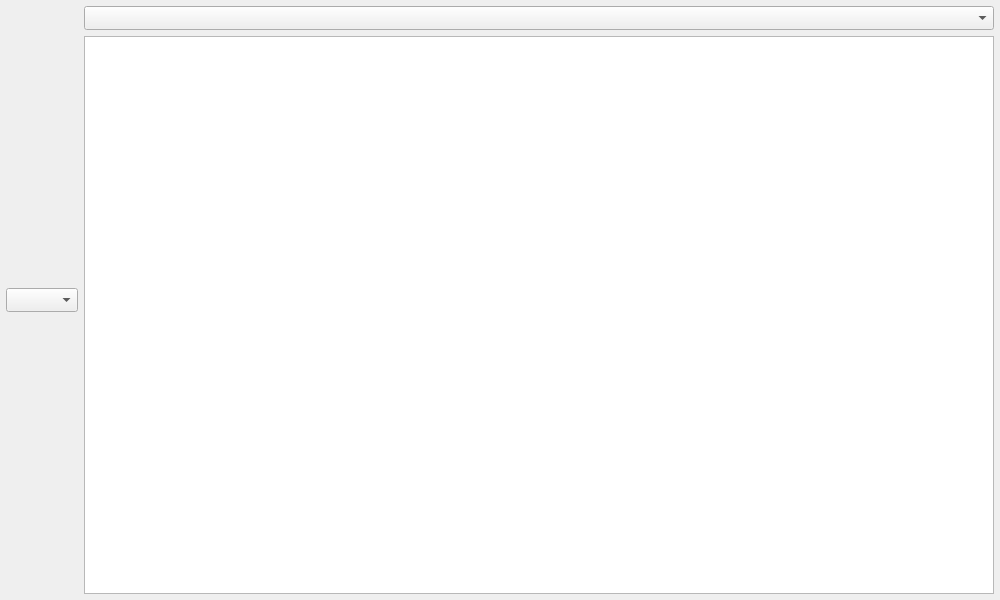
<?xml version="1.0" encoding="UTF-8"?>
<ui version="4.0">
 <class>MainWindow</class>
 <widget class="QMainWindow" name="MainWindow">
  <property name="geometry">
   <rect>
    <x>0</x>
    <y>0</y>
    <width>1000</width>
    <height>600</height>
   </rect>
  </property>
  <property name="windowTitle">
   <string>Shin Translator</string>
  </property>
  <property name="styleSheet">
   <string notr="true">
       QPushButton, QComboBox
       {
       padding-top: 3px;
       padding-bottom: 3px;
       padding-right: 5px;
       padding-left: 5px;
       text-align: left;
       }
     </string>
  </property>
  <widget class="QWidget" name="centralWidget">
   <layout class="QHBoxLayout">
    <item>
     <widget class="QFrame" name="processFrame">
      <property name="enabled">
       <bool>true</bool>
      </property>
      <layout class="QVBoxLayout" name="processLayout">
       <property name="leftMargin">
        <number>0</number>
       </property>
       <property name="topMargin">
        <number>0</number>
       </property>
       <property name="rightMargin">
        <number>0</number>
       </property>
       <property name="bottomMargin">
        <number>0</number>
       </property>
       <item>
        <widget class="QComboBox" name="processCombo">
         <property name="editable">
          <bool>false</bool>
         </property>
         <property name="insertPolicy">
          <enum>QComboBox::InsertAtBottom</enum>
         </property>
         <property name="sizeAdjustPolicy">
          <enum>QComboBox::AdjustToContents</enum>
         </property>
        </widget>
       </item>
      </layout>
     </widget>
    </item>
    <item>
     <layout class="QVBoxLayout">
      <item>
       <widget class="QComboBox" name="ttCombo">
        <property name="editable">
         <bool>false</bool>
        </property>
        <property name="maxVisibleItems">
         <number>50</number>
        </property>
       </widget>
      </item>
      <item>
       <widget class="QPlainTextEdit" name="textOutput">
        <property name="font">
         <font>
          <family>Arial Unicode MS</family>
          <pointsize>13</pointsize>
         </font>
        </property>
        <property name="contextMenuPolicy">
         <enum>Qt::CustomContextMenu</enum>
        </property>
        <property name="undoRedoEnabled">
         <bool>false</bool>
        </property>
        <property name="readOnly">
         <bool>true</bool>
        </property>
       </widget>
      </item>
     </layout>
    </item>
   </layout>
  </widget>
 </widget>
 <layoutdefault spacing="6" margin="6"/>
 <resources/>
 <connections/>
</ui>
